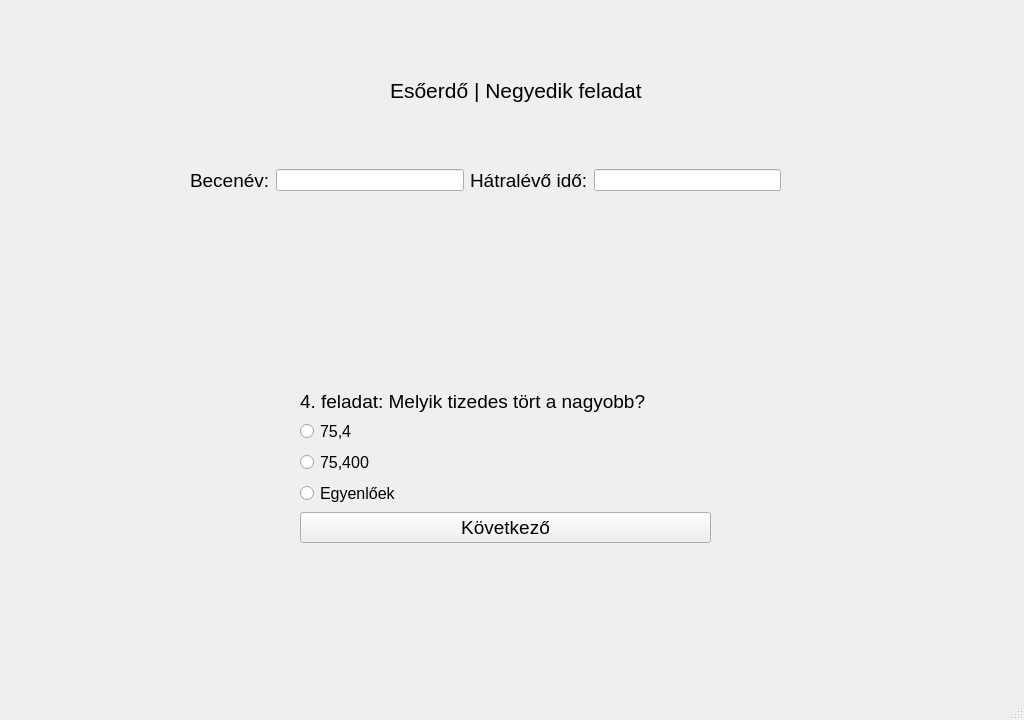
<?xml version="1.0" encoding="UTF-8"?>
<ui version="4.0">
 <class>ques1</class>
 <widget class="QMainWindow" name="ques1">
  <property name="geometry">
   <rect>
    <x>0</x>
    <y>0</y>
    <width>1024</width>
    <height>720</height>
   </rect>
  </property>
  <property name="windowTitle">
   <string>Játékos matematikai gyakorlóprogram</string>
  </property>
  <widget class="QWidget" name="centralwidget">
   <widget class="QLabel" name="label">
    <property name="geometry">
     <rect>
      <x>0</x>
      <y>-10</y>
      <width>1024</width>
      <height>720</height>
     </rect>
    </property>
    <property name="text">
     <string/>
    </property>
    <property name="pixmap">
     <pixmap>../szakdoga hátterek/Game_Background_38.jpg</pixmap>
    </property>
    <property name="scaledContents">
     <bool>true</bool>
    </property>
   </widget>
   <widget class="QLabel" name="label_4">
    <property name="geometry">
     <rect>
      <x>390</x>
      <y>70</y>
      <width>261</width>
      <height>41</height>
     </rect>
    </property>
    <property name="sizePolicy">
     <sizepolicy hsizetype="Expanding" vsizetype="Preferred">
      <horstretch>0</horstretch>
      <verstretch>0</verstretch>
     </sizepolicy>
    </property>
    <property name="font">
     <font>
      <pointsize>16</pointsize>
     </font>
    </property>
    <property name="cursor">
     <cursorShape>ArrowCursor</cursorShape>
    </property>
    <property name="text">
     <string>Esőerdő | Negyedik feladat</string>
    </property>
   </widget>
   <widget class="QWidget" name="horizontalLayoutWidget">
    <property name="geometry">
     <rect>
      <x>190</x>
      <y>140</y>
      <width>591</width>
      <height>81</height>
     </rect>
    </property>
    <layout class="QHBoxLayout" name="horizontalLayout">
     <item>
      <widget class="QLabel" name="label_2">
       <property name="font">
        <font>
         <pointsize>14</pointsize>
        </font>
       </property>
       <property name="text">
        <string>Becenév:</string>
       </property>
      </widget>
     </item>
     <item>
      <widget class="QLineEdit" name="T1">
       <property name="sizePolicy">
        <sizepolicy hsizetype="Expanding" vsizetype="Fixed">
         <horstretch>0</horstretch>
         <verstretch>0</verstretch>
        </sizepolicy>
       </property>
      </widget>
     </item>
     <item>
      <widget class="QLabel" name="label_3">
       <property name="font">
        <font>
         <pointsize>14</pointsize>
        </font>
       </property>
       <property name="text">
        <string>Hátralévő idő:</string>
       </property>
      </widget>
     </item>
     <item>
      <widget class="QLineEdit" name="T2">
       <property name="sizePolicy">
        <sizepolicy hsizetype="Expanding" vsizetype="Fixed">
         <horstretch>0</horstretch>
         <verstretch>0</verstretch>
        </sizepolicy>
       </property>
      </widget>
     </item>
    </layout>
   </widget>
   <widget class="QWidget" name="formLayoutWidget">
    <property name="geometry">
     <rect>
      <x>300</x>
      <y>390</y>
      <width>411</width>
      <height>251</height>
     </rect>
    </property>
    <layout class="QFormLayout" name="formLayout">
     <property name="labelAlignment">
      <set>Qt::AlignLeading|Qt::AlignLeft|Qt::AlignTop</set>
     </property>
     <item row="1" column="0">
      <widget class="QLabel" name="label_5">
       <property name="font">
        <font>
         <pointsize>14</pointsize>
        </font>
       </property>
       <property name="text">
        <string>4. feladat: Melyik tizedes tört a nagyobb?</string>
       </property>
      </widget>
     </item>
     <item row="2" column="0">
      <widget class="QRadioButton" name="R1">
       <property name="font">
        <font>
         <pointsize>12</pointsize>
        </font>
       </property>
       <property name="text">
        <string>75,4</string>
       </property>
      </widget>
     </item>
     <item row="3" column="0">
      <widget class="QRadioButton" name="R2">
       <property name="font">
        <font>
         <pointsize>12</pointsize>
        </font>
       </property>
       <property name="text">
        <string>75,400</string>
       </property>
      </widget>
     </item>
     <item row="4" column="0">
      <widget class="QRadioButton" name="R3">
       <property name="font">
        <font>
         <pointsize>12</pointsize>
        </font>
       </property>
       <property name="text">
        <string>Egyenlőek</string>
       </property>
      </widget>
     </item>
     <item row="5" column="0" colspan="2">
      <widget class="QPushButton" name="B1">
       <property name="font">
        <font>
         <pointsize>14</pointsize>
        </font>
       </property>
       <property name="text">
        <string>Következő</string>
       </property>
      </widget>
     </item>
    </layout>
   </widget>
   <widget class="QLabel" name="label_6">
    <property name="geometry">
     <rect>
      <x>370</x>
      <y>280</y>
      <width>231</width>
      <height>71</height>
     </rect>
    </property>
    <property name="text">
     <string/>
    </property>
    <property name="pixmap">
     <pixmap>../szakdoga hátterek/feladat képek/14. feladat képe.png</pixmap>
    </property>
    <property name="scaledContents">
     <bool>true</bool>
    </property>
   </widget>
  </widget>
  <widget class="QMenuBar" name="menubar">
   <property name="geometry">
    <rect>
     <x>0</x>
     <y>0</y>
     <width>1024</width>
     <height>21</height>
    </rect>
   </property>
  </widget>
  <widget class="QStatusBar" name="statusbar"/>
 </widget>
 <resources/>
 <connections/>
</ui>
